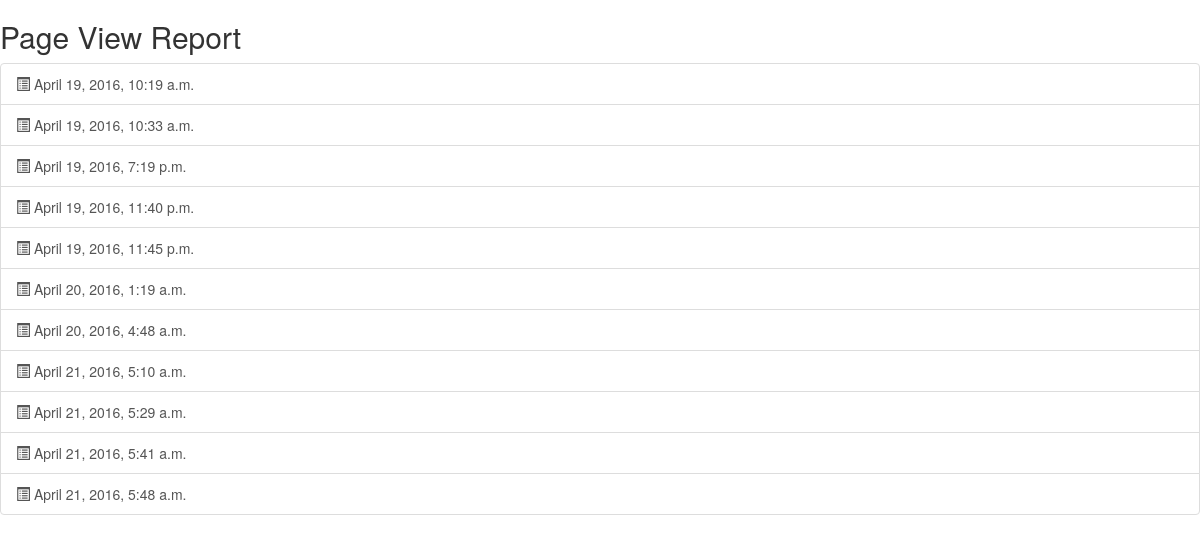
The app's page /db with its own data.
### hello/models.py (models this page shows)
class Greeting(models.Model):
    when = models.DateTimeField('date created', auto_now_add=True)

### hello/views.py (the view)
# urls.py: url(r'^db', hello.views.db, name='db'),
def db(request):
    greetings = Greeting.objects.all()
    return render(request, 'db.html', {'greetings': greetings})

### hello/templates/db.html
{% extends "base.html" %}
{% load staticfiles %}
{% block content %}
<h2>Page View Report</h2>
<ul class="list-group">
{% for greeting in greetings %}
    <a type="button" class="list-group-item"><span class="glyphicon glyphicon-list-alt"></span> {{ greeting.when }} </a>
{% endfor %}
</ul>
{% endblock %}

### hello/templates/base.html (shortened to what this page needs)
<!DOCTYPE html>
<html>
<head>
  <link rel="stylesheet" type="text/css" href="//maxcdn.bootstrapcdn.com/bootstrap/3.3.4/css/bootstrap.min.css" />
</head>
<body>
{% block content %}{% endblock %}
</body>
</html>

### records on screen
Greeting: when "April 19, 2016, 10:19 a.m."
Greeting: when "April 19, 2016, 10:33 a.m."
Greeting: when "April 19, 2016, 7:19 p.m."
Greeting: when "April 19, 2016, 11:40 p.m."
Greeting: when "April 19, 2016, 11:45 p.m."
Greeting: when "April 20, 2016, 1:19 a.m."
Greeting: when "April 20, 2016, 4:48 a.m."
Greeting: when "April 21, 2016, 5:10 a.m."
Greeting: when "April 21, 2016, 5:29 a.m."
Greeting: when "April 21, 2016, 5:41 a.m."
Greeting: when "April 21, 2016, 5:48 a.m."
